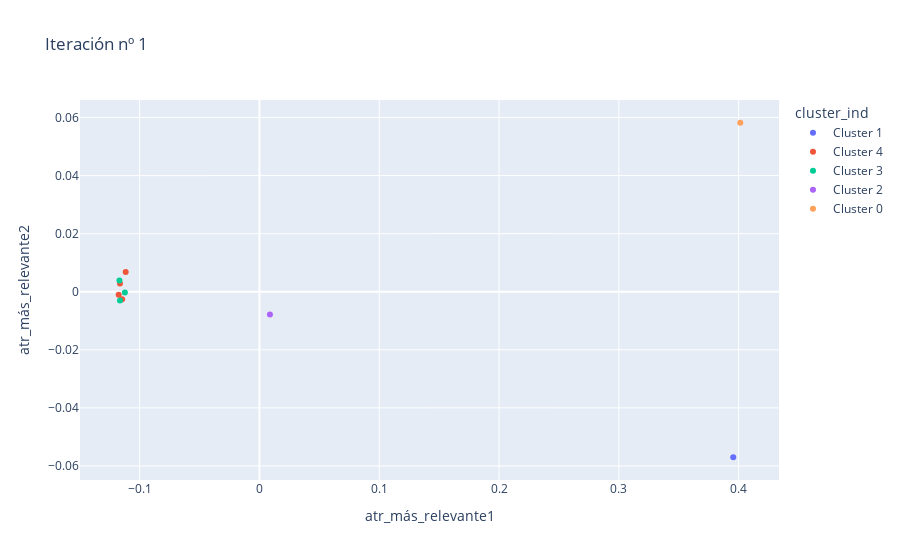
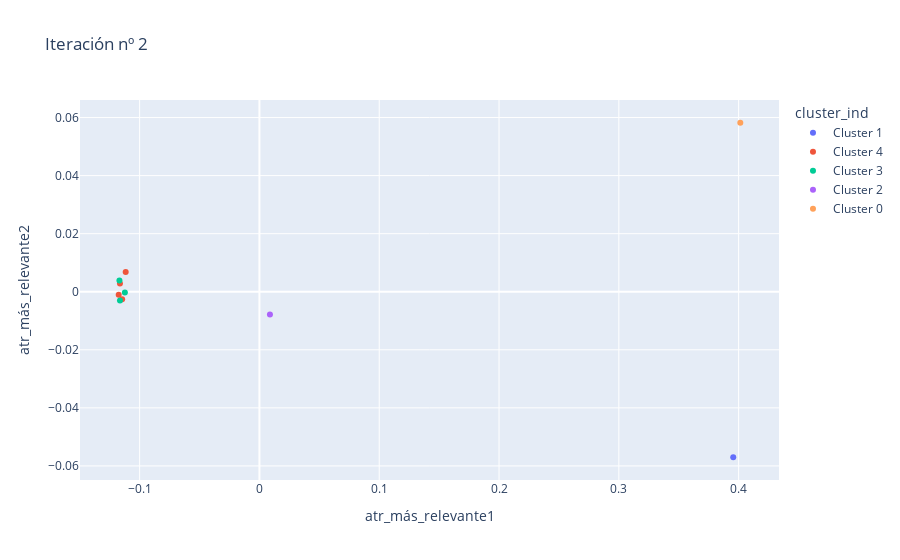
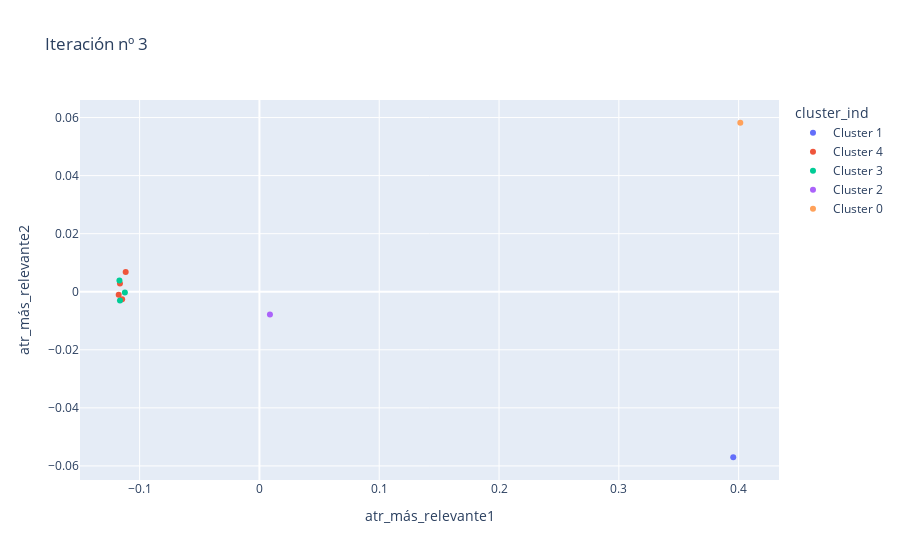
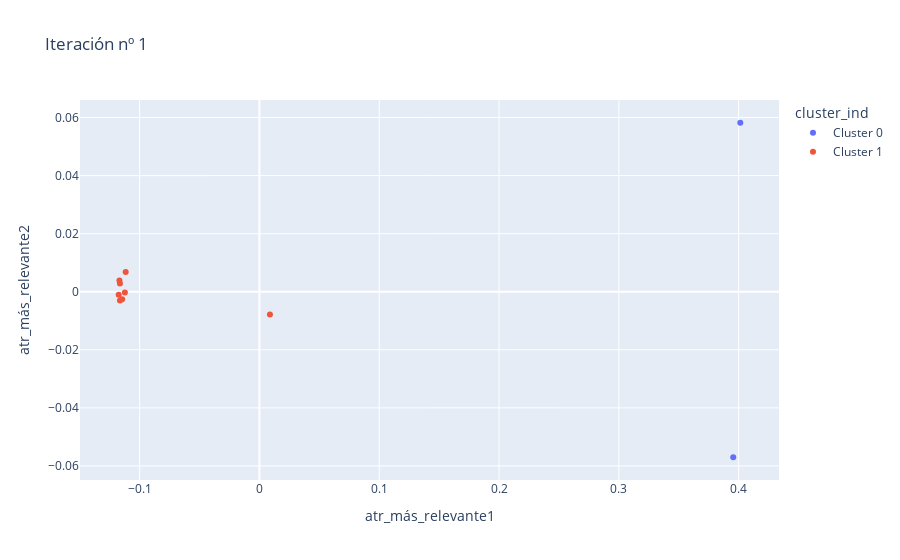

The cell these charts' notebook holds for them, in order:
### Markdown cell above
<h3>Prueba del k-means con distintos valores para obtener k óptima</h3>

### Code cell
dict_k_sil = {}
valores_k = list(range(2, 6))
for k in valores_k:
    print(f"k-means clustering (k = {k})\n")
    # def kmeans_clustering(modo_inic_datos, alpha, int_grup_dist_func, num_iter, num_centroides, datos):
    sil_media, siluetas = kmeans_clustering(1, 3, 0, 3, k, datos_kmeans)
    dict_k_sil[k] = sil_media  

# # # # print("\n\n")
# # # # for key, value in dict_k_sil.items():
# # # #     print(f"Silueta media (k = {key}): {value}")

# Mostrar relación entre valor de k y media de la silueta de las instancias gráficamente
plt.plot(dict_k_sil.keys(), dict_k_sil.values(), 'bo-')
plt.xlabel('Valores de K')
plt.xticks(list(dict_k_sil.keys()))
plt.ylabel('Silueta media')
plt.yticks(np.arange(0, 1.1, 0.1))
plt.title('Estimacion de valor óptimo de k mediante Silhouette index')
plt.show()

### Figure 1 — Plotly figure (JSON) as saved in the notebook; plotly's stock layout.template omitted (floating-point values rounded to 4 significant figures)
{"data": [{"hovertemplate": "cluster_ind=Cluster 1<br>atr_más_relevante1=%{x}<br>atr_más_relevante2=%{y}<extra></extra>", "legendgroup": "Cluster 1", "marker": {"color": "#636efa", "symbol": "circle"}, "mode": "markers", "name": "Cluster 1", "orientation": "v", "showlegend": true, "type": "scatter", "x": [0.3955], "xaxis": "x", "y": [-0.05701], "yaxis": "y"}, {"hovertemplate": "cluster_ind=Cluster 4<br>atr_más_relevante1=%{x}<br>atr_más_relevante2=%{y}<extra></extra>", "legendgroup": "Cluster 4", "marker": {"color": "#EF553B", "symbol": "circle"}, "mode": "markers", "name": "Cluster 4", "orientation": "v", "showlegend": true, "type": "scatter", "x": [-0.1116, -0.1146, -0.1164, -0.1175], "xaxis": "x", "y": [0.006836, -0.002589, 0.002838, -0.001023], "yaxis": "y"}, {"hovertemplate": "cluster_ind=Cluster 3<br>atr_más_relevante1=%{x}<br>atr_más_relevante2=%{y}<extra></extra>", "legendgroup": "Cluster 3", "marker": {"color": "#00cc96", "symbol": "circle"}, "mode": "markers", "name": "Cluster 3", "orientation": "v", "showlegend": true, "type": "scatter", "x": [-0.1169, -0.1123, -0.1164], "xaxis": "x", "y": [0.003859, -0.0002757, -0.002993], "yaxis": "y"}, {"hovertemplate": "cluster_ind=Cluster 2<br>atr_más_relevante1=%{x}<br>atr_más_relevante2=%{y}<extra></extra>", "legendgroup": "Cluster 2", "marker": {"color": "#ab63fa", "symbol": "circle"}, "mode": "markers", "name": "Cluster 2", "orientation": "v", "showlegend": true, "type": "scatter", "x": [0.008766], "xaxis": "x", "y": [-0.007852], "yaxis": "y"}, {"hovertemplate": "cluster_ind=Cluster 0<br>atr_más_relevante1=%{x}<br>atr_más_relevante2=%{y}<extra></extra>", "legendgroup": "Cluster 0", "marker": {"color": "#FFA15A", "symbol": "circle"}, "mode": "markers", "name": "Cluster 0", "orientation": "v", "showlegend": true, "type": "scatter", "x": [0.4014], "xaxis": "x", "y": [0.05821], "yaxis": "y"}], "layout": {"legend": {"title": {"text": "cluster_ind"}, "tracegroupgap": 0}, "title": {"text": "\nIteración nº 1"}, "xaxis": {"anchor": "y", "domain": [0, 1], "title": {"text": "atr_más_relevante1"}}, "yaxis": {"anchor": "x", "domain": [0, 1], "title": {"text": "atr_más_relevante2"}}}}

### Figure 2 — Plotly figure (JSON) as saved in the notebook; plotly's stock layout.template omitted (floating-point values rounded to 4 significant figures)
{"data": [{"hovertemplate": "cluster_ind=Cluster 1<br>atr_más_relevante1=%{x}<br>atr_más_relevante2=%{y}<extra></extra>", "legendgroup": "Cluster 1", "marker": {"color": "#636efa", "symbol": "circle"}, "mode": "markers", "name": "Cluster 1", "orientation": "v", "showlegend": true, "type": "scatter", "x": [0.3955], "xaxis": "x", "y": [-0.05701], "yaxis": "y"}, {"hovertemplate": "cluster_ind=Cluster 4<br>atr_más_relevante1=%{x}<br>atr_más_relevante2=%{y}<extra></extra>", "legendgroup": "Cluster 4", "marker": {"color": "#EF553B", "symbol": "circle"}, "mode": "markers", "name": "Cluster 4", "orientation": "v", "showlegend": true, "type": "scatter", "x": [-0.1116, -0.1146, -0.1164, -0.1175], "xaxis": "x", "y": [0.006836, -0.002589, 0.002838, -0.001023], "yaxis": "y"}, {"hovertemplate": "cluster_ind=Cluster 3<br>atr_más_relevante1=%{x}<br>atr_más_relevante2=%{y}<extra></extra>", "legendgroup": "Cluster 3", "marker": {"color": "#00cc96", "symbol": "circle"}, "mode": "markers", "name": "Cluster 3", "orientation": "v", "showlegend": true, "type": "scatter", "x": [-0.1169, -0.1123, -0.1164], "xaxis": "x", "y": [0.003859, -0.0002757, -0.002993], "yaxis": "y"}, {"hovertemplate": "cluster_ind=Cluster 2<br>atr_más_relevante1=%{x}<br>atr_más_relevante2=%{y}<extra></extra>", "legendgroup": "Cluster 2", "marker": {"color": "#ab63fa", "symbol": "circle"}, "mode": "markers", "name": "Cluster 2", "orientation": "v", "showlegend": true, "type": "scatter", "x": [0.008766], "xaxis": "x", "y": [-0.007852], "yaxis": "y"}, {"hovertemplate": "cluster_ind=Cluster 0<br>atr_más_relevante1=%{x}<br>atr_más_relevante2=%{y}<extra></extra>", "legendgroup": "Cluster 0", "marker": {"color": "#FFA15A", "symbol": "circle"}, "mode": "markers", "name": "Cluster 0", "orientation": "v", "showlegend": true, "type": "scatter", "x": [0.4014], "xaxis": "x", "y": [0.05821], "yaxis": "y"}], "layout": {"legend": {"title": {"text": "cluster_ind"}, "tracegroupgap": 0}, "title": {"text": "\nIteración nº 2"}, "xaxis": {"anchor": "y", "domain": [0, 1], "title": {"text": "atr_más_relevante1"}}, "yaxis": {"anchor": "x", "domain": [0, 1], "title": {"text": "atr_más_relevante2"}}}}

### Figure 3 — Plotly figure (JSON) as saved in the notebook; plotly's stock layout.template omitted (floating-point values rounded to 4 significant figures)
{"data": [{"hovertemplate": "cluster_ind=Cluster 1<br>atr_más_relevante1=%{x}<br>atr_más_relevante2=%{y}<extra></extra>", "legendgroup": "Cluster 1", "marker": {"color": "#636efa", "symbol": "circle"}, "mode": "markers", "name": "Cluster 1", "orientation": "v", "showlegend": true, "type": "scatter", "x": [0.3955], "xaxis": "x", "y": [-0.05701], "yaxis": "y"}, {"hovertemplate": "cluster_ind=Cluster 4<br>atr_más_relevante1=%{x}<br>atr_más_relevante2=%{y}<extra></extra>", "legendgroup": "Cluster 4", "marker": {"color": "#EF553B", "symbol": "circle"}, "mode": "markers", "name": "Cluster 4", "orientation": "v", "showlegend": true, "type": "scatter", "x": [-0.1116, -0.1146, -0.1164, -0.1175], "xaxis": "x", "y": [0.006836, -0.002589, 0.002838, -0.001023], "yaxis": "y"}, {"hovertemplate": "cluster_ind=Cluster 3<br>atr_más_relevante1=%{x}<br>atr_más_relevante2=%{y}<extra></extra>", "legendgroup": "Cluster 3", "marker": {"color": "#00cc96", "symbol": "circle"}, "mode": "markers", "name": "Cluster 3", "orientation": "v", "showlegend": true, "type": "scatter", "x": [-0.1169, -0.1123, -0.1164], "xaxis": "x", "y": [0.003859, -0.0002757, -0.002993], "yaxis": "y"}, {"hovertemplate": "cluster_ind=Cluster 2<br>atr_más_relevante1=%{x}<br>atr_más_relevante2=%{y}<extra></extra>", "legendgroup": "Cluster 2", "marker": {"color": "#ab63fa", "symbol": "circle"}, "mode": "markers", "name": "Cluster 2", "orientation": "v", "showlegend": true, "type": "scatter", "x": [0.008766], "xaxis": "x", "y": [-0.007852], "yaxis": "y"}, {"hovertemplate": "cluster_ind=Cluster 0<br>atr_más_relevante1=%{x}<br>atr_más_relevante2=%{y}<extra></extra>", "legendgroup": "Cluster 0", "marker": {"color": "#FFA15A", "symbol": "circle"}, "mode": "markers", "name": "Cluster 0", "orientation": "v", "showlegend": true, "type": "scatter", "x": [0.4014], "xaxis": "x", "y": [0.05821], "yaxis": "y"}], "layout": {"legend": {"title": {"text": "cluster_ind"}, "tracegroupgap": 0}, "title": {"text": "\nIteración nº 3"}, "xaxis": {"anchor": "y", "domain": [0, 1], "title": {"text": "atr_más_relevante1"}}, "yaxis": {"anchor": "x", "domain": [0, 1], "title": {"text": "atr_más_relevante2"}}}}

### Figure 4 — Plotly figure (JSON) as saved in the notebook; plotly's stock layout.template omitted (floating-point values rounded to 4 significant figures)
{"data": [{"hovertemplate": "cluster_ind=Cluster 0<br>atr_más_relevante1=%{x}<br>atr_más_relevante2=%{y}<extra></extra>", "legendgroup": "Cluster 0", "marker": {"color": "#636efa", "symbol": "circle"}, "mode": "markers", "name": "Cluster 0", "orientation": "v", "showlegend": true, "type": "scatter", "x": [0.3955, 0.4014], "xaxis": "x", "y": [-0.05701, 0.05821], "yaxis": "y"}, {"hovertemplate": "cluster_ind=Cluster 1<br>atr_más_relevante1=%{x}<br>atr_más_relevante2=%{y}<extra></extra>", "legendgroup": "Cluster 1", "marker": {"color": "#EF553B", "symbol": "circle"}, "mode": "markers", "name": "Cluster 1", "orientation": "v", "showlegend": true, "type": "scatter", "x": [-0.1116, -0.1169, 0.008766, -0.1146, -0.1164, -0.1123, -0.1164, -0.1175], "xaxis": "x", "y": [0.006836, 0.003859, -0.007852, -0.002589, 0.002838, -0.0002757, -0.002993, -0.001023], "yaxis": "y"}], "layout": {"legend": {"title": {"text": "cluster_ind"}, "tracegroupgap": 0}, "title": {"text": "\nIteración nº 1"}, "xaxis": {"anchor": "y", "domain": [0, 1], "title": {"text": "atr_más_relevante1"}}, "yaxis": {"anchor": "x", "domain": [0, 1], "title": {"text": "atr_más_relevante2"}}}}
